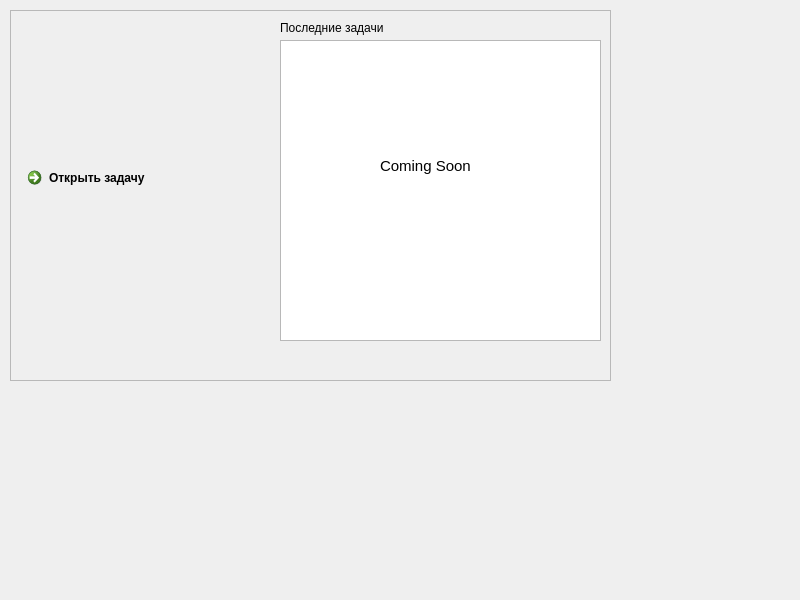
<?xml version="1.0" encoding="UTF-8"?>
<ui version="4.0">
 <class>MainWindow</class>
 <widget class="QMainWindow" name="MainWindow">
  <property name="geometry">
   <rect>
    <x>0</x>
    <y>0</y>
    <width>800</width>
    <height>600</height>
   </rect>
  </property>
  <property name="windowTitle">
   <string>Ferriage</string>
  </property>
  <property name="styleSheet">
   <string notr="true"/>
  </property>
  <widget class="QWidget" name="centralWidget">
   <widget class="QFrame" name="start_screen">
    <property name="geometry">
     <rect>
      <x>10</x>
      <y>10</y>
      <width>601</width>
      <height>371</height>
     </rect>
    </property>
    <property name="frameShape">
     <enum>QFrame::StyledPanel</enum>
    </property>
    <property name="frameShadow">
     <enum>QFrame::Raised</enum>
    </property>
    <widget class="QLabel" name="logo">
     <property name="geometry">
      <rect>
       <x>40</x>
       <y>20</y>
       <width>141</width>
       <height>71</height>
      </rect>
     </property>
     <property name="text">
      <string/>
     </property>
    </widget>
    <widget class="QListView" name="listView">
     <property name="geometry">
      <rect>
       <x>270</x>
       <y>30</y>
       <width>321</width>
       <height>301</height>
      </rect>
     </property>
    </widget>
    <widget class="QLabel" name="label">
     <property name="geometry">
      <rect>
       <x>270</x>
       <y>10</y>
       <width>111</width>
       <height>16</height>
      </rect>
     </property>
     <property name="text">
      <string>Последние задачи</string>
     </property>
    </widget>
    <widget class="QCommandLinkButton" name="open_task">
     <property name="geometry">
      <rect>
       <x>10</x>
       <y>150</y>
       <width>201</width>
       <height>71</height>
      </rect>
     </property>
     <property name="text">
      <string>Открыть задачу</string>
     </property>
     <property name="icon">
      <iconset resource="res.qrc">
       <normaloff>:/start_screen/open</normaloff>:/start_screen/open</iconset>
     </property>
     <property name="iconSize">
      <size>
       <width>72</width>
       <height>72</height>
      </size>
     </property>
    </widget>
    <widget class="QLabel" name="label_3">
     <property name="geometry">
      <rect>
       <x>370</x>
       <y>140</y>
       <width>91</width>
       <height>31</height>
      </rect>
     </property>
     <property name="font">
      <font>
       <pointsize>11</pointsize>
      </font>
     </property>
     <property name="frameShape">
      <enum>QFrame::NoFrame</enum>
     </property>
     <property name="frameShadow">
      <enum>QFrame::Plain</enum>
     </property>
     <property name="text">
      <string>Coming Soon</string>
     </property>
    </widget>
   </widget>
  </widget>
  <widget class="QMenuBar" name="menuBar">
   <property name="geometry">
    <rect>
     <x>0</x>
     <y>0</y>
     <width>800</width>
     <height>21</height>
    </rect>
   </property>
  </widget>
 </widget>
 <layoutdefault spacing="6" margin="11"/>
 <resources>
  <include location="res.qrc"/>
 </resources>
 <connections/>
</ui>
